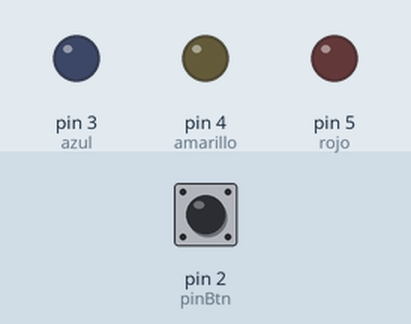
Simulated run of this sketch. Board: Arduino Uno, built with avr-gcc and run on an emulated ATmega328P. Shown: output pins drawn as LEDs (lit = HIGH). The test bench sets the inputs (shaded band); at power-on: pin 2 (pinBtn) LOW.

Above: at 1.2 s.
1.3 s: pin 2 (pinBtn) pulled HIGH for 0.15 s
At 2.1 s:
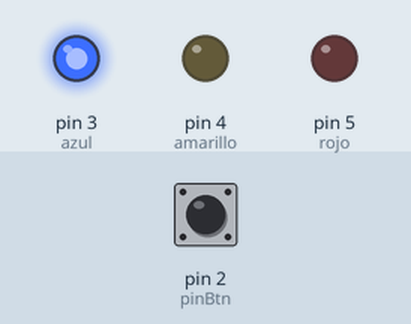
4.4 s: pin 2 (pinBtn) pulled HIGH for 1 s
At 7.3 s:
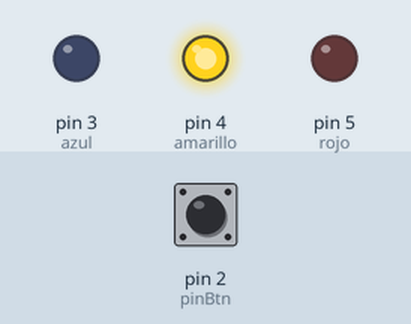
8.4 s: pin 2 (pinBtn) pulled HIGH for 3.2 s
At 12.5 s:
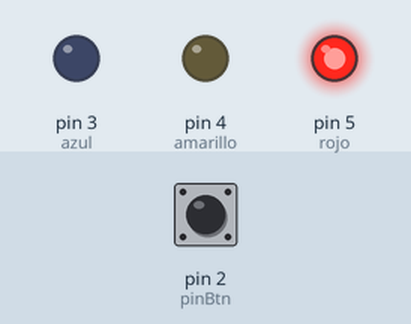
Timing chart, 0 to 14.2 s (numbered marks = the images above; inputs shaded):
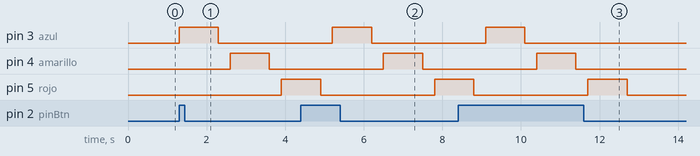

Measured:
- after the input at 1.3 s, pin 3 (azul): LOW → HIGH at once, → LOW 1.0 s later; pin 4 (amarillo): LOW → HIGH after 1.3 s, → LOW 1.0 s later; pin 5 (rojo): LOW → HIGH after 2.6 s
- after the input at 4.4 s, pin 3 (azul): LOW → HIGH after 0.80 s, → LOW 1.0 s later; pin 4 (amarillo): LOW → HIGH after 2.1 s, → LOW 1.0 s later
- after the input at 8.4 s, pin 3 (azul): LOW → HIGH after 0.70 s, → LOW 1.0 s later; pin 4 (amarillo): LOW → HIGH after 2.0 s, → LOW 1.0 s later

The sketch:

Practica04.ino
```cpp
int pinBtn = 2;
int azul = 3;
int amarillo = 4;
int rojo = 5;
int estado = 0;

void setup() {
  Serial.begin(9600);
  pinMode(pinBtn, INPUT);
  pinMode(azul, OUTPUT);
  pinMode(amarillo, OUTPUT);
  pinMode(rojo, OUTPUT);
}

void loop() {
  if( digitalRead(pinBtn) == 1 ){
    digitalWrite( azul, HIGH);
    delay(1000);
    digitalWrite( azul, LOW);
    delay(300);
    digitalWrite( amarillo, HIGH);
    delay(1000);
    digitalWrite( amarillo, LOW);
    delay(300);
    digitalWrite( rojo, HIGH );
    delay(1000);
    digitalWrite( rojo, LOW);
    delay(300);
  }
}
```
